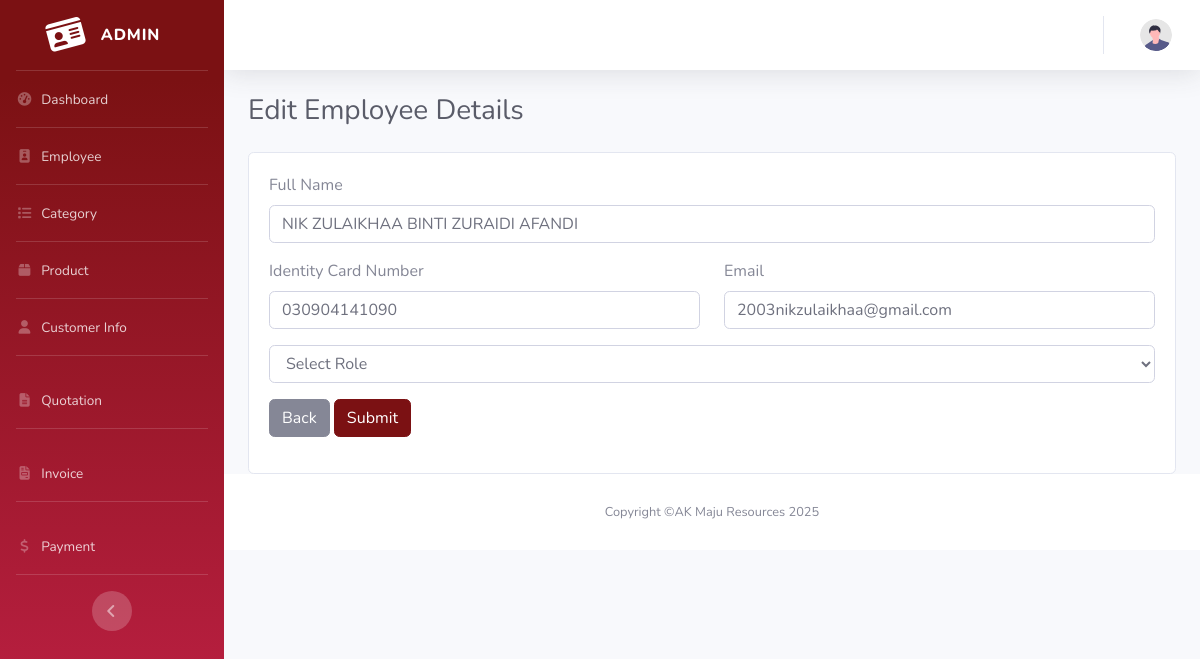
/Akmaju/admin/employee-edit.php?user_id=16 (signed in), run on the app's committed database.
### tables this page shows
CREATE TABLE `users` (
  `user_id` int(11) NOT NULL,
  `user_name` varchar(255) NOT NULL,
  `user_email` varchar(255) NOT NULL,
  `user_ic` varchar(12) NOT NULL,
  `user_password` varchar(255) DEFAULT NULL,
  `user_role` int(11) NOT NULL DEFAULT 1 COMMENT '1:Admin, 2:User',
  `user_status` int(11) NOT NULL DEFAULT 1 COMMENT '1:Active, 0:Inactive',
  `user_created_at` datetime NOT NULL DEFAULT current_timestamp(),
  `user_updated_at` datetime NOT NULL DEFAULT current_timestamp() ON UPDATE current_timestamp()
);

### Akmaju/admin/employee-edit.php (the view, shortened to what this page needs)
<?php
$title = 'Edit Employee Details';
include 'layout/header.php';
require_once '../config/db.php';
if (isset($_GET['user_id'])) {
    $user_id = $_GET['user_id'];
    $sql_employee = "SELECT * FROM `users` WHERE `user_id` = '$user_id'";
    $result_employee = $conn->query($sql_employee);
    if ($result_employee->num_rows > 0) {
        $employee = $result_employee->fetch_assoc();
        $employee_name = $employee['user_name'];
        $employee_email = $employee['user_email'];
        $employee_ic = $employee['user_ic'];
    } else {
        $_SESSION['message'] = alert('Employee not found', 'danger');
        redirect('employee.php');
    }
} else {
    $_SESSION['message'] = alert('Employee not found', 'danger');
    redirect('employee.php');
}
?>
<div class="container-fluid">
    <div class="d-sm-flex align-items-center justify-content-between mb-4">
        <h1 class="h3 mb-0 text-gray-800"><?= $title ?></h1>
    </div>
    <div class="card">
        <div class="card-body">
            <form method="POST" action="">
                <div class="form-group">
                        <label for="fullname" class="form-label">Full Name</label>
                        <input type="text" name="fullname" class="form-control" id="fullname" placeholder="Enter Employee Full Name" value="<?=$employee_name?>">
                </div>
                <div class="row">
                <div class="form-group col-lg-6 col-md-6 col-sm-12">
                    <label for="fullname" class="form-label">Identity Card Number</label>
                    <input type="text" name="ic" class="form-control" placeholder="Enter Your IC Number Without Dash (-)" value="<?=$employee_ic?>">
                </div>
                    <div class="form-group col-lg-6 col-md-6 col-sm-12">
                        <label for="email" class="form-label">Email</label>
                        <input type="text" name="email" class="form-control" id="email" placeholder="Enter Employee Email" value="<?=$employee_email?>">
                    </div>
                </div>
                <div class="form-group ">
                                            <select name="roleString" class="form-control">
                                                <option value="">Select Role</option>
                                            </select>
                                        </div>
                <div class="form-group">
                    <a href="javascript:void(0);" onclick="goBack()" class="btn btn-secondary"> Back</a>
                    <button type="submit" class="btn btn-primary">Submit</button>
                </div>
            </form>
        </div>
    </div>
<?php include 'layout/footer.php'; ?>

### data on the page
users: fullname "NIK ZULAIKHAA BINTI ZURAIDI AFANDI", ic "030904141090", email "2003nikzulaikhaa@gmail.com"

### other printed values
$title "Edit Employee Details"
